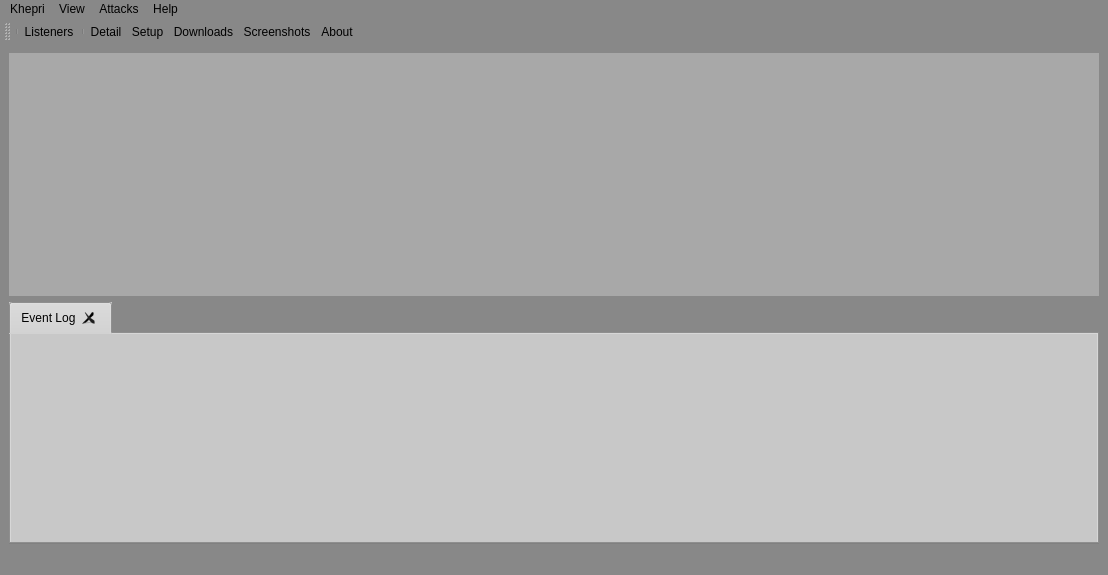
<?xml version="1.0" encoding="UTF-8"?>
<ui version="4.0">
 <class>MainWindow</class>
 <widget class="QMainWindow" name="MainWindow">
  <property name="geometry">
   <rect>
    <x>0</x>
    <y>0</y>
    <width>1108</width>
    <height>575</height>
   </rect>
  </property>
  <property name="windowTitle">
   <string>Khepri</string>
  </property>
  <property name="windowIcon">
   <iconset resource="../res/client.qrc">
    <normaloff>:/logo/ico/log.ico</normaloff>:/logo/ico/log.ico</iconset>
  </property>
  <property name="styleSheet">
   <string notr="true">background-color: rgb(136, 136, 136);
</string>
  </property>
  <widget class="QWidget" name="centralwidget">
   <layout class="QGridLayout" name="gridLayout">
    <item row="0" column="0">
     <widget class="QTreeView" name="beaconView">
      <property name="styleSheet">
       <string notr="true">background-color: rgba(200, 200, 200,0.5);
border-color: rgb(0, 0, 0);
border:none;</string>
      </property>
     </widget>
    </item>
    <item row="1" column="0">
     <widget class="QTabWidget" name="tabWidget">
      <property name="styleSheet">
       <string notr="true">background-color: rgb(200, 200, 200);</string>
      </property>
      <property name="currentIndex">
       <number>0</number>
      </property>
      <property name="tabsClosable">
       <bool>true</bool>
      </property>
      <property name="tabBarAutoHide">
       <bool>false</bool>
      </property>
      <widget class="QWidget" name="eventlogTab">
       <attribute name="title">
        <string>Event Log</string>
       </attribute>
      </widget>
     </widget>
    </item>
   </layout>
  </widget>
  <widget class="QMenuBar" name="menubar">
   <property name="geometry">
    <rect>
     <x>0</x>
     <y>0</y>
     <width>1108</width>
     <height>23</height>
    </rect>
   </property>
   <property name="styleSheet">
    <string notr="true">background-color: rgb(136, 136, 136);
border-color: rgb(0, 0, 0);
border:none;</string>
   </property>
   <widget class="QMenu" name="menuKhepri">
    <property name="title">
     <string>Khepri</string>
    </property>
    <addaction name="actionListener"/>
   </widget>
   <widget class="QMenu" name="menuView">
    <property name="styleSheet">
     <string notr="true">background-color: rgb(136, 136, 136);
border-color: rgb(0, 0, 0);
border:none;</string>
    </property>
    <property name="title">
     <string>View</string>
    </property>
    <addaction name="actionEventLog"/>
    <addaction name="actionDownload"/>
    <addaction name="actionScreenShots"/>
   </widget>
   <widget class="QMenu" name="menuAttacks">
    <property name="styleSheet">
     <string notr="true">background-color: rgba(200, 200, 200,0.5);
border-color: rgb(0, 0, 0);
border:none;</string>
    </property>
    <property name="title">
     <string>Attacks</string>
    </property>
    <addaction name="actionSetup"/>
   </widget>
   <widget class="QMenu" name="menuHelp">
    <property name="title">
     <string>Help</string>
    </property>
    <addaction name="actionSupport"/>
    <addaction name="actionAbout"/>
   </widget>
   <addaction name="menuKhepri"/>
   <addaction name="menuView"/>
   <addaction name="menuAttacks"/>
   <addaction name="menuHelp"/>
  </widget>
  <widget class="QStatusBar" name="statusbar"/>
  <widget class="QToolBar" name="toolBar">
   <property name="windowTitle">
    <string>Khepri</string>
   </property>
   <property name="styleSheet">
    <string notr="true">background-color: rgb(136, 136, 136);
border-color: rgb(0, 0, 0);
border:none;</string>
   </property>
   <attribute name="toolBarArea">
    <enum>TopToolBarArea</enum>
   </attribute>
   <attribute name="toolBarBreak">
    <bool>false</bool>
   </attribute>
   <addaction name="separator"/>
   <addaction name="actionListener"/>
   <addaction name="separator"/>
   <addaction name="actionDetail"/>
   <addaction name="actionSetup"/>
   <addaction name="actionDownload"/>
   <addaction name="actionScreenShots"/>
   <addaction name="actionAbout"/>
  </widget>
  <action name="actionAdd">
   <property name="icon">
    <iconset resource="../res/client.qrc">
     <normaloff>:/ico/ico/icon_plus.png</normaloff>:/ico/ico/icon_plus.png</iconset>
   </property>
   <property name="text">
    <string>Add</string>
   </property>
  </action>
  <action name="actionDetail">
   <property name="icon">
    <iconset resource="../res/client.qrc">
     <normaloff>:/ico/ico/icon_list.png</normaloff>:/ico/ico/icon_list.png</iconset>
   </property>
   <property name="text">
    <string>Detail</string>
   </property>
  </action>
  <action name="actionListener">
   <property name="icon">
    <iconset resource="../res/client.qrc">
     <normaloff>:/ico/ico/listener.png</normaloff>:/ico/ico/listener.png</iconset>
   </property>
   <property name="text">
    <string>Listeners</string>
   </property>
  </action>
  <action name="actionDownload">
   <property name="icon">
    <iconset resource="../res/client.qrc">
     <normaloff>:/ico/ico/download.png</normaloff>:/ico/ico/download.png</iconset>
   </property>
   <property name="text">
    <string>Downloads</string>
   </property>
  </action>
  <action name="actionScreenShots">
   <property name="icon">
    <iconset resource="../res/client.qrc">
     <normaloff>:/ico/ico/screenshot.png</normaloff>:/ico/ico/screenshot.png</iconset>
   </property>
   <property name="text">
    <string>Screenshots</string>
   </property>
  </action>
  <action name="actionWindows">
   <property name="icon">
    <iconset resource="../res/client.qrc">
     <normaloff>:/ico/ico/windows.png</normaloff>:/ico/ico/windows.png</iconset>
   </property>
   <property name="text">
    <string>Windows</string>
   </property>
  </action>
  <action name="actionLinux">
   <property name="icon">
    <iconset resource="../res/client.qrc">
     <normaloff>:/ico/ico/linux.png</normaloff>:/ico/ico/linux.png</iconset>
   </property>
   <property name="text">
    <string>Linux</string>
   </property>
  </action>
  <action name="actionMac">
   <property name="icon">
    <iconset resource="../res/client.qrc">
     <normaloff>:/ico/ico/macos.png</normaloff>:/ico/ico/macos.png</iconset>
   </property>
   <property name="text">
    <string>Mac</string>
   </property>
  </action>
  <action name="actionSupport">
   <property name="icon">
    <iconset resource="../res/client.qrc">
     <normaloff>:/ico/ico/github.png</normaloff>:/ico/ico/github.png</iconset>
   </property>
   <property name="text">
    <string>Support</string>
   </property>
  </action>
  <action name="actionAbout">
   <property name="icon">
    <iconset resource="../res/client.qrc">
     <normaloff>:/ico/ico/about.png</normaloff>:/ico/ico/about.png</iconset>
   </property>
   <property name="text">
    <string>About</string>
   </property>
  </action>
  <action name="actionEventLog">
   <property name="icon">
    <iconset resource="../res/client.qrc">
     <normaloff>:/ico/ico/console.png</normaloff>:/ico/ico/console.png</iconset>
   </property>
   <property name="text">
    <string>Event Log</string>
   </property>
  </action>
  <action name="actionSetup">
   <property name="icon">
    <iconset resource="../res/client.qrc">
     <normaloff>:/ico/ico/set.png</normaloff>:/ico/ico/set.png</iconset>
   </property>
   <property name="text">
    <string>Setup</string>
   </property>
  </action>
 </widget>
 <resources>
  <include location="../res/client.qrc"/>
 </resources>
 <connections/>
</ui>
